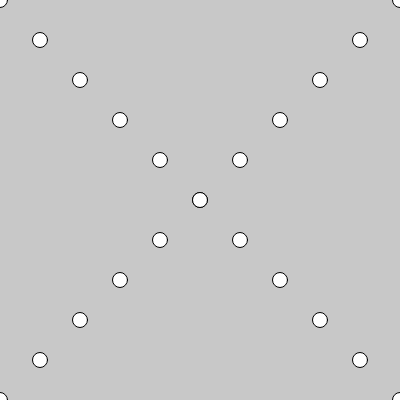
Frame 1 (no input)
Frame 60 (no input): identical to frame 1, image omitted
Frame 120 (the mouse pressed at the canvas centre since frame 60): identical to frame 1, image omitted

The p5.js sketch that drew this single still picture (run headless with seeded random() and noise() and a simulated clock; from frame 60 on, the mouse is pressed at the canvas centre):

// p5.js sketch
// ── sketch.js
// Warm up Arrays and Loops
// Marcus Cheecham
// March 03, 2025
//
// Warp up exercises:
// 1. Summing an Array
// 2. Drawing with Loops practices

let a = [22, 11, 5, 5, 90, 80, 70, 60];
//       0   1   2  3  4   5   6   7
// a.length() is 8

function setup() {
  createCanvas(400, 400);
  background(200);
  // TASK 1:  Add up all the values in out array and display the total in the console
  arrayAdditionIndex(a);
  arrayAdditionItem(a);
  textAlign(CENTER, CENTER);
  circleX();
}

function draw() {
  
}

function arrayAdditionIndex(x) {
  let result = 0;
  for (let i = 0; i < x.length; i++) {
    result += x[i];
  }
  console.log(result);
  return result;
}

function arrayAdditionItem(x) {
  let result = 0;
  for (let currentNumber of x) {
    result += currentNumber;
  }
  console.log(result);
}

function circleX() {
  let pos1, pos2 = width, size = 15;
  for (pos1 = 0; pos1 <= width; pos1+= width/10) {
    circle(pos1, pos1, size);
    circle(pos2, pos1, size);
    pos2 -= width/10; 
  }

}
